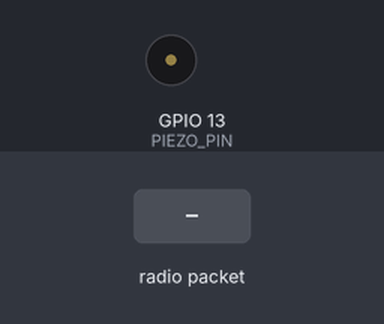
The sketch below on a simulated ESP8266 (NodeMCU). On the bench: buzzer (waves = sounding). The test bench sets the inputs (shaded band). What the sketch prints to the serial monitor is not drawn.

Above: at 1.2 s.
1.3 s: radio packet "1" arrives
Timing chart, 0 to 4.3 s (numbered marks = the images above; inputs shaded):
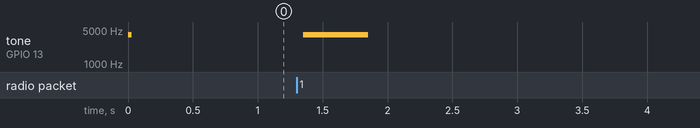

Measured:
- after the input at 1.3 s, tone on GPIO 13 (PIEZO_PIN): silent → 4000 Hz after 0.05 s, → silent 0.50 s later

The sketch:

rec_beep.ino
```cpp
#include <ESP8266WiFi.h>
#include <espnow.h>

#define PIEZO_PIN  13  //D11 GPIO pin piezo buzzer

void onDataReceiver(uint8_t * mac, uint8_t *Data, uint8_t len){

  Serial.print(" - ");
  Serial.write(Data, len);
  Serial.println();
  tone(PIEZO_PIN, 4000, 30);//f,time
  delay(500);  // Pause between sounds
}

void setup() {

  Serial.begin(115200);
  WiFi.mode(WIFI_STA);
  if (esp_now_init() != 0) {
    Serial.println("ESP-NOW initialization failed");
    return;
  }
  esp_now_register_recv_cb(onDataReceiver);
  tone(PIEZO_PIN, 4000, 30);
}

void loop() {}
```
